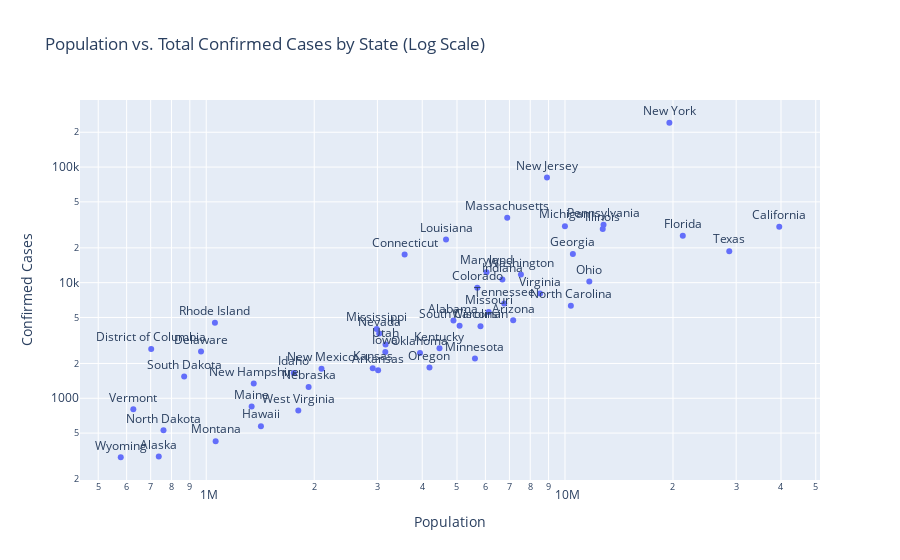

Source (notebook cell):
### Markdown cell above
### Population vs. Total Confirmed Cases and Total Deaths

### Code cell
statePopFromCounties = counties_51.groupby("STATEFP")[["PopulationEstimate2018"]].sum()
statePopFromCounties.index = statePopFromCounties.index.astype(int)
CasesAndPopByState = states_51.loc[:,("Province_State", "Confirmed", "Deaths")].join(statePopFromCounties)\
                        .rename(columns={"Province_State":"State", "Confirmed":"Confirmed Cases",
                                         "Deaths":"Total Deaths", "PopulationEstimate2018":"Population"})

fig = px.scatter(CasesAndPopByState, x = "Population", y = "Confirmed Cases", text="State",
                 title="Population vs. Total Confirmed Cases by State (Log Scale)")
fig.update_traces(textposition='top center')
fig.update_layout(xaxis_type="log", yaxis_type="log")

### Figure 1 — Plotly figure (JSON) as saved in the notebook; plotly's stock layout.template omitted (floating-point values rounded to 4 significant figures)
{"data": [{"hovertemplate": "Population=%{x}<br>Confirmed Cases=%{y}<br>State=%{text}<extra></extra>", "legendgroup": "", "marker": {"color": "#636efa", "symbol": "circle"}, "mode": "markers+text", "name": "", "showlegend": false, "text": ["Alabama", "Alaska", "Arizona", "Arkansas", "California", "Colorado", "Connecticut", "Delaware", "District of Columbia", "Florida", "Georgia", "Hawaii", "Idaho", "Illinois", "Indiana", "Iowa", "Kansas", "Kentucky", "Louisiana", "Maine", "Maryland", "Massachusetts", "Michigan", "Minnesota", "Mississippi", "Missouri", "Montana", "Nebraska", "Nevada", "New Hampshire", "New Jersey", "New Mexico", "New York", "North Carolina", "North Dakota", "Ohio", "Oklahoma", "Oregon", "Pennsylvania", "Rhode Island", "South Carolina", "South Dakota", "Tennessee", "Texas", "Utah", "Vermont", "Virginia", "Washington", "West Virginia", "Wisconsin", "Wyoming"], "textposition": "top center", "type": "scatter", "x": [4887871, 737438, 7171646, 3013825, 39557045, 5695564, 3572665, 967171, 702455, 21299325, 10519475, 1420491, 1754208, 12741080, 6691878, 3156145, 2911505, 4468402, 4659978, 1338404, 6042718, 6902149, 9995915, 5611179, 2986530, 6126452, 1062305, 1929268, 3034392, 1356458, 8908520, 2095428, 19542209, 10383620, 760077, 11689442, 3943079, 4190713, 12807060, 1057315, 5084127, 867926, 6770010, 28701845, 3161105, 626299, 8517685, 7535591, 1805832, 5813568, 577737], "xaxis": "x", "y": [4712, 314, 4724, 1744, 30491, 9047, 17550, 2538, 2666, 25492, 17669, 574, 1655, 29160, 10641, 2513, 1821, 2707, 23580, 847, 12326, 36372, 30791, 2209, 3974, 5579, 426, 1249, 3626, 1342, 81420, 1798, 241712, 6328, 528, 10222, 2465, 1844, 31652, 4491, 4248, 1542, 6589, 18704, 2917, 803, 8053, 11776, 785, 4199, 309], "yaxis": "y"}], "layout": {"legend": {"tracegroupgap": 0}, "title": {"text": "Population vs. Total Confirmed Cases by State (Log Scale)"}, "xaxis": {"anchor": "y", "domain": [0, 1], "title": {"text": "Population"}, "type": "log"}, "yaxis": {"anchor": "x", "domain": [0, 1], "title": {"text": "Confirmed Cases"}, "type": "log"}}}
